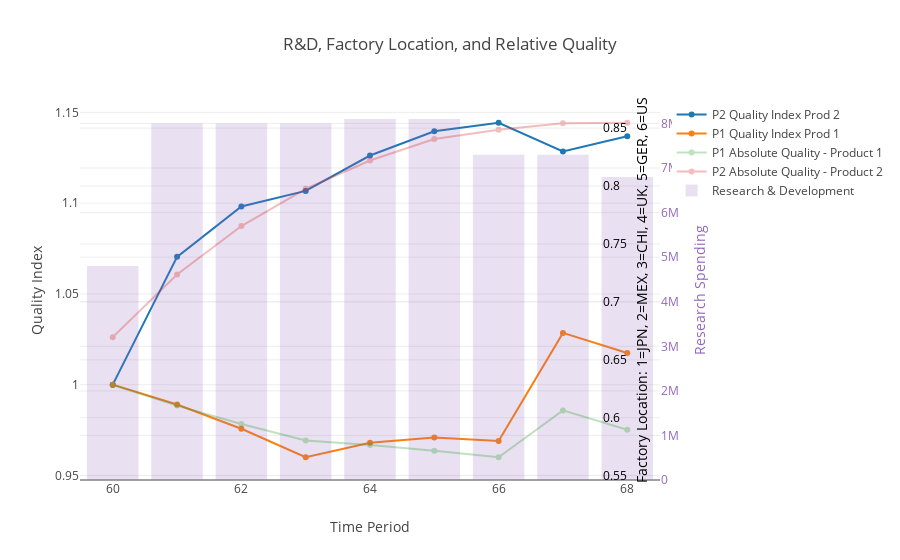

Notebook cell for this chart:
### Markdown cell above
<h1>GOAL: 110% Relative Quality on P2</h1>

### Code cell
# display()
d=[]
d.append(Scatter(
        x=df_private.index.levels[0].values, 
        y=df_public_companies['Company 1'].xs('Quality Index Prod 2', level=1).values.flatten(),
        name='P2 Quality Index Prod 2',
        yaxis='y1'))
d.append(Scatter(
        x=df_private.index.levels[0].values, 
        y=df_public_companies['Company 1'].xs('Quality Index Prod 1', level=1).values.flatten(),
        name='P1 Quality Index Prod 1',
        yaxis='y1'))
d.append(Scatter(
        x=df_private.index.levels[0].values, 
        y=df_private.xs('Absolute Quality - Product 1', level=1).values.flatten(),
        name='P1 Absolute Quality - Product 1',
        yaxis='y3',
        opacity=0.3))
d.append(Scatter(
        x=df_private.index.levels[0].values, 
        y=df_private.xs('Absolute Quality - Product 2', level=1).values.flatten(),
        name='P2 Absolute Quality - Product 2',
        yaxis='y3',
        opacity=0.3))



d.append(Bar(
        x=df_private.index.levels[0].values, 
        y=df_private.xs('Research & Development', level=1).values.flatten(),
        name='Research & Development',
        yaxis='y2',
        opacity=0.2))

data = Data(d)

layout=Layout(
        xaxis=dict(
            title='Time Period'
        ),
        yaxis=dict(
            title='Quality Index'
        ),
        yaxis2=dict(
            title='Research Spending',
            titlefont=dict(
                color='rgb(148, 103, 189)'
            ),
            tickfont=dict(
                color='rgb(148, 103, 189)'
            ),
            overlaying='y',
            side='right'
        ),
        yaxis3=dict(
            title='Factory Location: 1=JPN, 2=MEX, 3=CHI, 4=UK, 5=GER, 6=US',
            titlefont=dict(
                color='#000000'
            ),
            tickfont=dict(
                color='#000000'
            ),
            anchor='free',
            overlaying='y',
            side='right',
            position=0.90
        ),
        title= 'R&D, Factory Location, and Relative Quality')

fig = Figure(data=data, layout=layout)
iplot(fig)

### Figure 1 — Plotly figure (JSON) as saved in the notebook; plotly's stock layout.template omitted (floating-point values rounded to 4 significant figures)
{"data": [{"name": "P2 Quality Index Prod 2", "type": "scatter", "x": [60, 61, 62, 63, 64, 65, 66, 67, 68], "y": [1, 1.07, 1.098, 1.107, 1.126, 1.14, 1.144, 1.128, 1.137], "yaxis": "y1"}, {"name": "P1 Quality Index Prod 1", "type": "scatter", "x": [60, 61, 62, 63, 64, 65, 66, 67, 68], "y": [1, 0.9891, 0.9757, 0.96, 0.968, 0.9708, 0.9689, 1.029, 1.017], "yaxis": "y1"}, {"name": "P1 Absolute Quality - Product 1", "opacity": 0.3, "type": "scatter", "x": [60, 61, 62, 63, 64, 65, 66, 67, 68], "y": [0.6283, 0.6105, 0.5946, 0.5803, 0.5765, 0.5716, 0.5659, 0.6064, 0.5897], "yaxis": "y3"}, {"name": "P2 Absolute Quality - Product 2", "opacity": 0.3, "type": "scatter", "x": [60, 61, 62, 63, 64, 65, 66, 67, 68], "y": [0.6696, 0.7237, 0.7655, 0.7976, 0.822, 0.8405, 0.8486, 0.8543, 0.8546], "yaxis": "y3"}, {"name": "Research & Development", "opacity": 0.2, "type": "bar", "x": [60, 61, 62, 63, 64, 65, 66, 67, 68], "y": [4800000, 8000000, 8000000, 8000000, 8100000, 8100000, 7300000, 7300000, 6800000], "yaxis": "y2"}], "layout": {"title": "R&D, Factory Location, and Relative Quality", "xaxis": {"title": "Time Period"}, "yaxis": {"title": "Quality Index"}, "yaxis2": {"overlaying": "y", "side": "right", "tickfont": {"color": "rgb(148, 103, 189)"}, "title": "Research Spending", "titlefont": {"color": "rgb(148, 103, 189)"}}, "yaxis3": {"anchor": "free", "overlaying": "y", "position": 0.9, "side": "right", "tickfont": {"color": "#000000"}, "title": "Factory Location: 1=JPN, 2=MEX, 3=CHI, 4=UK, 5=GER, 6=US", "titlefont": {"color": "#000000"}}}}
